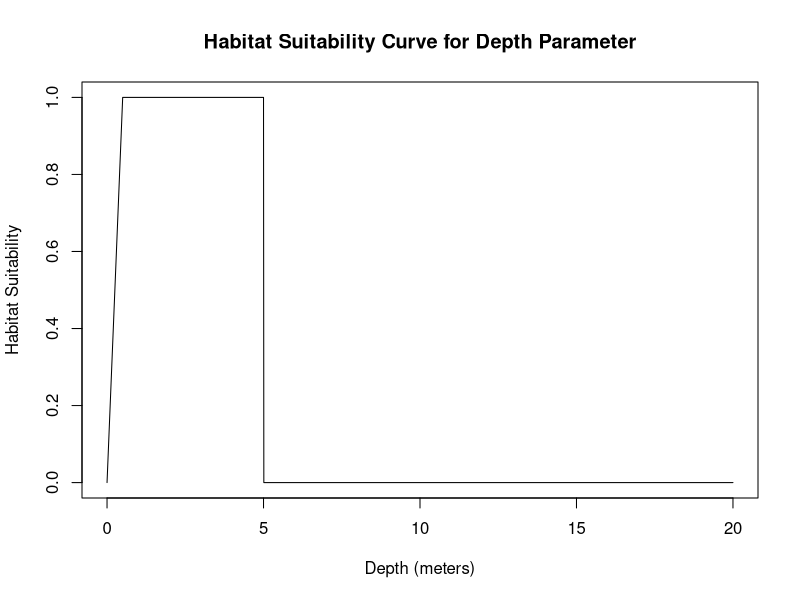
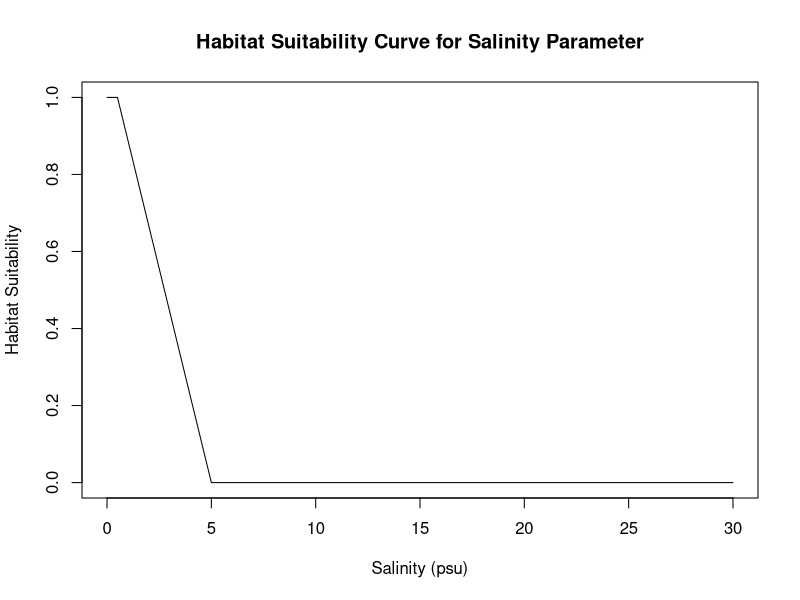
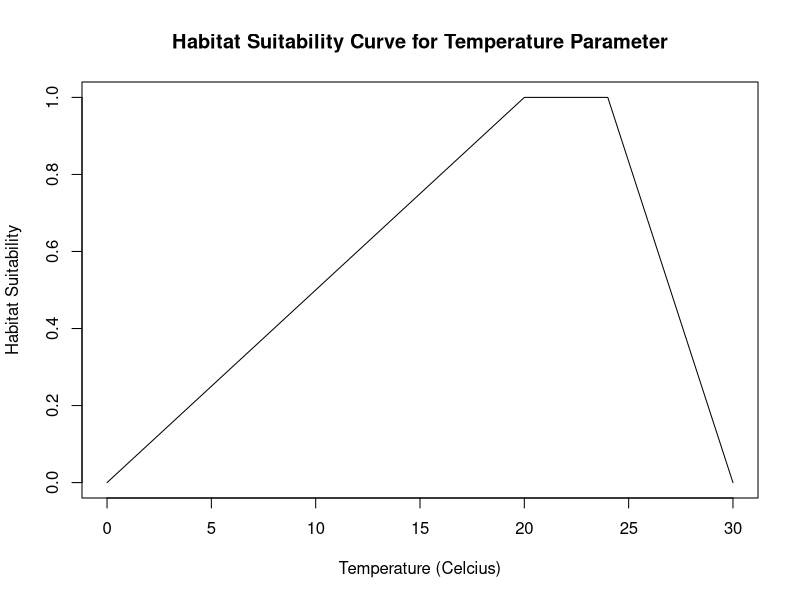
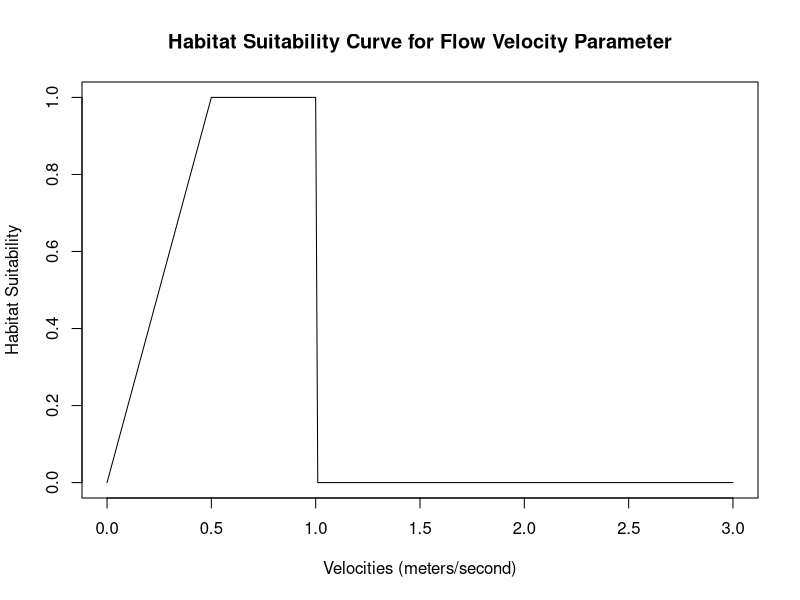
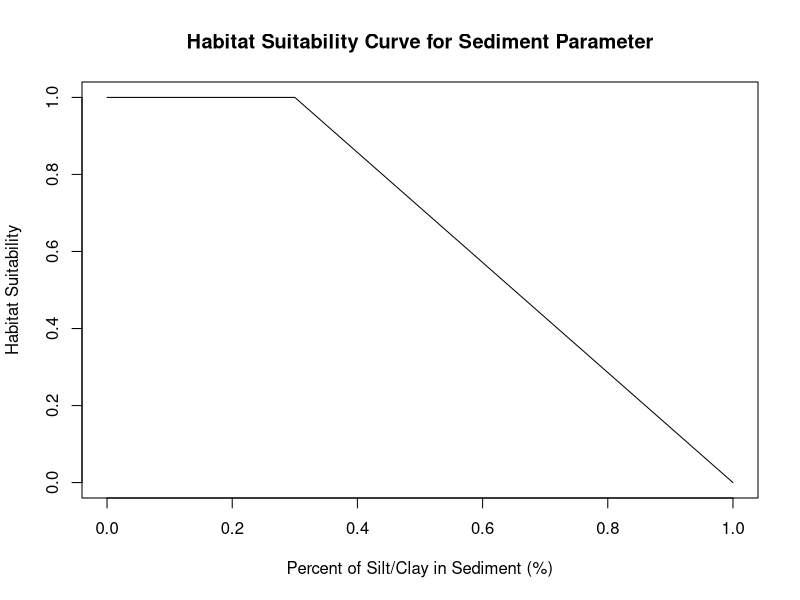

These charts were generated, in order, by the following R code:
## ---- chunk 1
#depth_range <- c(0.305,0.61)#in meters
depth <- (0.305+1)/2 #average between min & max
depth_suitability_curve <- function(depth) {
  # Define the optimal range for depth
  optimal_depth_range <- c(0.5, 5) # meters

  # Define the lower and upper thresholds for depth
  lower_threshold <- 0 # meters
  upper_threshold <- 5 # meters

  # Compute the habitat suitability score based on depth
  if (depth < lower_threshold | depth > upper_threshold) {
    suitability_score <- 0
  } else if (depth >= optimal_depth_range[1] & depth <= optimal_depth_range[2]) {
    suitability_score <- 1
  } else if (depth < optimal_depth_range[1]) {
    suitability_score <- (depth - lower_threshold) / (optimal_depth_range[1] - lower_threshold)
  } else if (depth > optimal_depth_range[2]) {
    suitability_score <- (upper_threshold - depth) / (upper_threshold - optimal_depth_range[2])
  }

  return(suitability_score)
}
plot_depth_suitability_curve <- function() {
  # Define the range of depths to plot
  depths <- seq(0, 20, by = 0.01)

  # Compute the habitat suitability score for each depth value
  suitability_scores <- sapply(depths, depth_suitability_curve)

  # Plot the suitability scores as a curve
  plot(depths, suitability_scores, type = "l", xlab = "Depth (meters)", ylab = "Habitat Suitability", ylim=c(0,1),
       main = "Habitat Suitability Curve for Depth Parameter")
}
plot_depth_suitability_curve()
## ---- chunk 2
#optimal Salinity range from 0.0psu-0.5psu
Salinity <- (0.5+5)/2 #average between min & max
salinity_suitability_curve <- function(Salinity,optimal_salinity_range) {
  # Define the optimal range for Salinity
  optimal_salinity_range <- c(0, 0.5) #psu

  # Define the lower and upper thresholds for Salinity
  lower_threshold <- 0 # psu
  upper_threshold <- 5 # psu

  # Compute the habitat suitability score based on Salinity
  if (Salinity < lower_threshold | Salinity > upper_threshold) {
    suitability_score <- 0
  } else if (Salinity >= optimal_salinity_range[1] & Salinity <= optimal_salinity_range[2]) {
    suitability_score <- 1
  } else if (Salinity < optimal_salinity_range[1]) {
    suitability_score <- (Salinity - lower_threshold) / (optimal_salinity_range[1] - lower_threshold)
  } else if (Salinity > optimal_salinity_range[2]) {
    suitability_score <- (upper_threshold - Salinity) / (upper_threshold - optimal_salinity_range[2])
  }

  return(suitability_score)
}
plot_salinity_suitability_curve <- function() {
  # Define the range of Salinities to plot
  Salinities <- seq(0, 30, by = 0.01)

  # Compute the habitat suitability score for each depth value
  suitability_scores <- sapply(Salinities, salinity_suitability_curve)

  # Plot the suitability scores as a curve
  plot(Salinities, suitability_scores, type = "l", xlab = "Salinity (psu)", ylab = "Habitat Suitability", ylim=c(0,1),
       main = "Habitat Suitability Curve for Salinity Parameter")
}
plot_salinity_suitability_curve()
## ---- chunk 3
#optimal temperature range from 0.0psu-0.5psu
temperature <- (6+15)/2 #average between min & max
temperature_suitability_curve <- function(temperature,optimal_temp_range) {
  # Define the optimal range for temperature
  optimal_temp_range <- c(20,24) #celcius

  # Define the lower and upper thresholds for temperature
  lower_threshold <- 0 # psu
  upper_threshold <- 30 # psu

  # Compute the habitat suitability score based on temperature
  if (temperature < lower_threshold | temperature > upper_threshold) {
    suitability_score <- 0
  } else if (temperature >= optimal_temp_range[1] & temperature <= optimal_temp_range[2]) {
    suitability_score <- 1
  } else if (temperature < optimal_temp_range[1]) {
    suitability_score <- (temperature - lower_threshold) / (optimal_temp_range[1] - lower_threshold)
  } else if (temperature > optimal_temp_range[2]) {
    suitability_score <- (upper_threshold - temperature) / (upper_threshold - optimal_temp_range[2])
  }

  return(suitability_score)
}
plot_temperature_suitability_curve <- function() {
  # Define the range of temperature to plot
  temps <- seq(0, 30, by = 0.01)

  # Compute the habitat suitability score for each depth value
  suitability_scores <- sapply(temps, temperature_suitability_curve)

  # Plot the suitability scores as a curve
  plot(temps, suitability_scores, type = "l", xlab = "Temperature (Celcius)", ylab = "Habitat Suitability", ylim=c(0,1),
       main = "Habitat Suitability Curve for Temperature Parameter")
}
plot_temperature_suitability_curve()
## ---- chunk 4
#depth_range <- c(0.305,0.61)#in meters
flow_velocity <- (0.3-0.5)/2 #average between min & max
flow_velocity_suitability <- function(flow_velocity) {
  # Define the optimal range for depth
  optimal_velocity_range <- c(0.5, 1.5) # meters/second

  # Define the lower and upper thresholds for depth
  lower_threshold <- 0 # meters/second
  upper_threshold <- 1 # meters/second

  # Compute the habitat suitability score based on depth
  if (flow_velocity < lower_threshold | flow_velocity > upper_threshold) {
    suitability_score <- 0
  } else if (flow_velocity >= optimal_velocity_range[1] & flow_velocity <= optimal_velocity_range[2]) {
    suitability_score <- 1
  } else if (flow_velocity < optimal_velocity_range[1]) {
    suitability_score <- (flow_velocity - lower_threshold) / (optimal_velocity_range[1] - lower_threshold)
  } else if (flow_velocity > optimal_velocity_range[2]) {
    suitability_score <- (upper_threshold - flow_velocity) / (upper_threshold - optimal_velocity_range[2])
  }

  return(suitability_score)
}
plot_Velocity_suitability_curve <- function() {
  # Define the range of depths to plot
  velocities <- seq(0,3, by = 0.01)

  # Compute the habitat suitability score for each depth value
  suitability_scores <- sapply(velocities, flow_velocity_suitability)

  # Plot the suitability scores as a curve
  plot(velocities, suitability_scores, type = "l", xlab = "Velocities (meters/second)", ylab = "Habitat Suitability", ylim=c(0,1),
       main = "Habitat Suitability Curve for Flow Velocity Parameter")
}
plot_Velocity_suitability_curve()
## ---- chunk 5
#depth_range <- c(0.305,0.61)#in meters
SiltClay_per <- (0-0.2)/2 #average between min & max
siltclay_suitability <- function(SiltClay_per) {
  # Define the optimal range for depth
  optimal_siltclay_range <- c(0, 0.3) # percent

  # Define the lower and upper thresholds for silt clay percentage
  lower_threshold <- 0 # meters/second
  upper_threshold <- 1 # meters/second

  # Compute the habitat suitability score based on depth
  if (SiltClay_per < lower_threshold | SiltClay_per > upper_threshold) {
    suitability_score <- 0
  } else if (SiltClay_per >= optimal_siltclay_range[1] & SiltClay_per <= optimal_siltclay_range[2]) {
    suitability_score <- 1
  } else if (SiltClay_per < optimal_siltclay_range[1]) {
    suitability_score <- (SiltClay_per - lower_threshold) / (optimal_siltclay_range[1] - lower_threshold)
  } else if (SiltClay_per > optimal_siltclay_range[2]) {
    suitability_score <- (upper_threshold - SiltClay_per) / (upper_threshold - optimal_siltclay_range[2])
  }

  return(suitability_score)
}
plot_SiltClay_suitability_curve <- function() {
  # Define the range of depths to plot
  siltclay_percentile <- seq(0,1, by = 0.01)

  # Compute the habitat suitability score for each depth value
  suitability_scores <- sapply(siltclay_percentile, siltclay_suitability)

  # Plot the suitability scores as a curve
  plot(siltclay_percentile, suitability_scores, type = "l", xlab = "Percent of Silt/Clay in Sediment (%)", ylab = "Habitat Suitability", ylim=c(0,1),
       main = "Habitat Suitability Curve for Sediment Parameter")
}
plot_SiltClay_suitability_curve()
